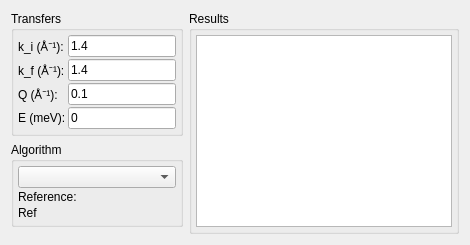
     <widget class="QWidget" name="tabCalc">
      <attribute name="title">
       <string>Calculation</string>
      </attribute>
      <layout class="QGridLayout" name="gridLayout_4">
       <item row="0" column="0">
        <widget class="QGroupBox" name="groupBox_4">
         <property name="sizePolicy">
          <sizepolicy hsizetype="Preferred" vsizetype="Preferred">
           <horstretch>0</horstretch>
           <verstretch>0</verstretch>
          </sizepolicy>
         </property>
         <property name="title">
          <string>Transfers</string>
         </property>
         <layout class="QFormLayout" name="formLayout_2">
          <property name="horizontalSpacing">
           <number>2</number>
          </property>
          <property name="verticalSpacing">
           <number>2</number>
          </property>
          <property name="margin">
           <number>4</number>
          </property>
          <item row="0" column="0">
           <widget class="QLabel" name="labelki">
            <property name="text">
             <string>k_i (Å⁻¹):</string>
            </property>
           </widget>
          </item>
          <item row="0" column="1">
           <widget class="QLineEdit" name="editKi">
            <property name="text">
             <string>1.4</string>
            </property>
            <property name="readOnly">
             <bool>false</bool>
            </property>
           </widget>
          </item>
          <item row="1" column="0">
           <widget class="QLabel" name="labelkf">
            <property name="text">
             <string>k_f (Å⁻¹):</string>
            </property>
           </widget>
          </item>
          <item row="1" column="1">
           <widget class="QLineEdit" name="editKf">
            <property name="text">
             <string>1.4</string>
            </property>
            <property name="readOnly">
             <bool>false</bool>
            </property>
           </widget>
          </item>
          <item row="2" column="0">
           <widget class="QLabel" name="labelQ">
            <property name="text">
             <string>Q (Å⁻¹):</string>
            </property>
           </widget>
          </item>
          <item row="2" column="1">
           <widget class="QLineEdit" name="editQ">
            <property name="text">
             <string>0.1</string>
            </property>
            <property name="readOnly">
             <bool>false</bool>
            </property>
           </widget>
          </item>
          <item row="3" column="0">
           <widget class="QLabel" name="labelE">
            <property name="text">
             <string>E (meV):</string>
            </property>
           </widget>
          </item>
          <item row="3" column="1">
           <widget class="QLineEdit" name="editE">
            <property name="text">
             <string>0</string>
            </property>
            <property name="readOnly">
             <bool>true</bool>
            </property>
           </widget>
          </item>
         </layout>
        </widget>
       </item>
       <item row="0" column="1" rowspan="3">
        <widget class="QGroupBox" name="groupBox_9">
         <property name="sizePolicy">
          <sizepolicy hsizetype="Preferred" vsizetype="Preferred">
           <horstretch>1</horstretch>
           <verstretch>0</verstretch>
          </sizepolicy>
         </property>
         <property name="title">
          <string>Results</string>
         </property>
         <layout class="QGridLayout" name="gridLayout_12">
          <property name="margin">
           <number>4</number>
          </property>
          <property name="spacing">
           <number>2</number>
          </property>
          <item row="0" column="0">
           <widget class="QTextEdit" name="editResults">
            <property name="tabChangesFocus">
             <bool>true</bool>
            </property>
            <property name="undoRedoEnabled">
             <bool>false</bool>
            </property>
            <property name="readOnly">
             <bool>true</bool>
            </property>
           </widget>
          </item>
         </layout>
        </widget>
       </item>
       <item row="1" column="0">
        <widget class="QGroupBox" name="groupBox_8">
         <property name="sizePolicy">
          <sizepolicy hsizetype="Preferred" vsizetype="Preferred">
           <horstretch>0</horstretch>
           <verstretch>0</verstretch>
          </sizepolicy>
         </property>
         <property name="title">
          <string>Algorithm</string>
         </property>
         <layout class="QFormLayout" name="formLayout_8">
          <property name="fieldGrowthPolicy">
           <enum>QFormLayout::AllNonFixedFieldsGrow</enum>
          </property>
          <property name="horizontalSpacing">
           <number>2</number>
          </property>
          <property name="verticalSpacing">
           <number>2</number>
          </property>
          <property name="margin">
           <number>4</number>
          </property>
          <item row="0" column="0" colspan="2">
           <widget class="QComboBox" name="comboAlgo"/>
          </item>
          <item row="1" column="0">
           <widget class="QLabel" name="label_2">
            <property name="text">
             <string>Reference:</string>
            </property>
           </widget>
          </item>
          <item row="2" column="0">
           <widget class="QLabel" name="labelAlgoRef">
            <property name="text">
             <string>Ref</string>
            </property>
           </widget>
          </item>
         </layout>
        </widget>
       </item>
      </layout>
     </widget>
